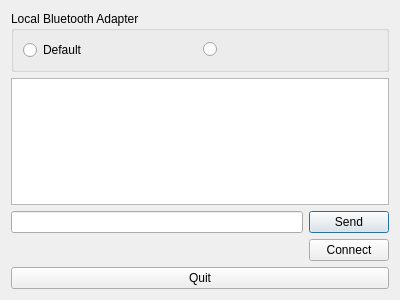
<?xml version="1.0" encoding="UTF-8"?>
<ui version="4.0">
 <class>Chat</class>
 <widget class="QDialog" name="Chat">
  <property name="geometry">
   <rect>
    <x>0</x>
    <y>0</y>
    <width>400</width>
    <height>300</height>
   </rect>
  </property>
  <property name="windowTitle">
   <string>Chat Client</string>
  </property>
  <layout class="QVBoxLayout" name="verticalLayout">
   <item>
    <widget class="QGroupBox" name="localAdapterBox">
     <property name="title">
      <string>Local Bluetooth Adapter</string>
     </property>
     <property name="checkable">
      <bool>false</bool>
     </property>
     <layout class="QHBoxLayout" name="horizontalLayout_3">
      <item>
       <widget class="QRadioButton" name="firstAdapter">
        <property name="text">
         <string>Default</string>
        </property>
       </widget>
      </item>
      <item>
       <widget class="QRadioButton" name="secondAdapter">
        <property name="text">
         <string/>
        </property>
       </widget>
      </item>
     </layout>
    </widget>
   </item>
   <item>
    <widget class="QTextEdit" name="chat">
     <property name="focusPolicy">
      <enum>Qt::NoFocus</enum>
     </property>
    </widget>
   </item>
   <item>
    <layout class="QHBoxLayout" name="horizontalLayout">
     <item>
      <widget class="QLineEdit" name="sendText"/>
     </item>
     <item>
      <widget class="QPushButton" name="sendButton">
       <property name="text">
        <string>Send</string>
       </property>
       <property name="default">
        <bool>true</bool>
       </property>
      </widget>
     </item>
    </layout>
   </item>
   <item>
    <layout class="QHBoxLayout" name="horizontalLayout_2">
     <item>
      <spacer name="horizontalSpacer">
       <property name="orientation">
        <enum>Qt::Horizontal</enum>
       </property>
       <property name="sizeHint" stdset="0">
        <size>
         <width>40</width>
         <height>20</height>
        </size>
       </property>
      </spacer>
     </item>
     <item>
      <widget class="QPushButton" name="connectButton">
       <property name="text">
        <string>Connect</string>
       </property>
      </widget>
     </item>
    </layout>
   </item>
   <item>
    <widget class="QPushButton" name="quitButton">
     <property name="text">
      <string>Quit</string>
     </property>
    </widget>
   </item>
  </layout>
 </widget>
 <resources/>
 <connections/>
</ui>
